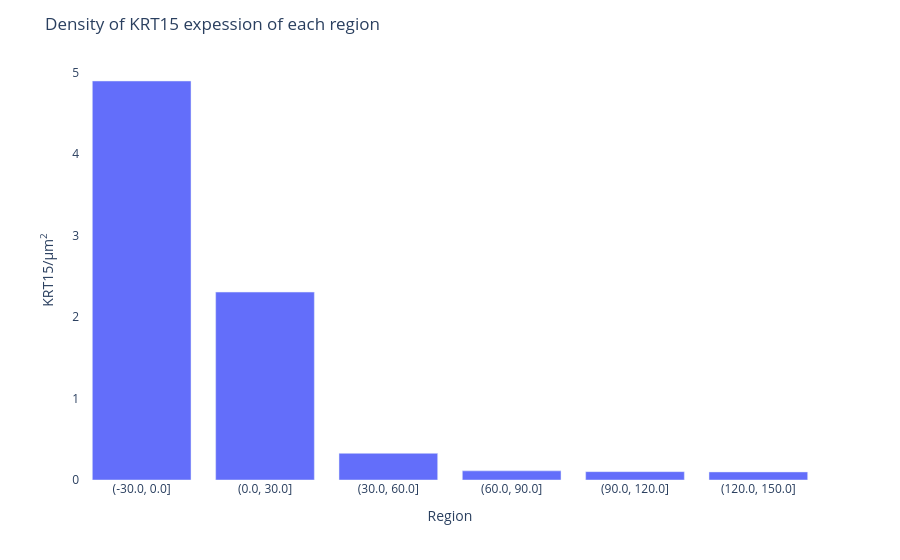
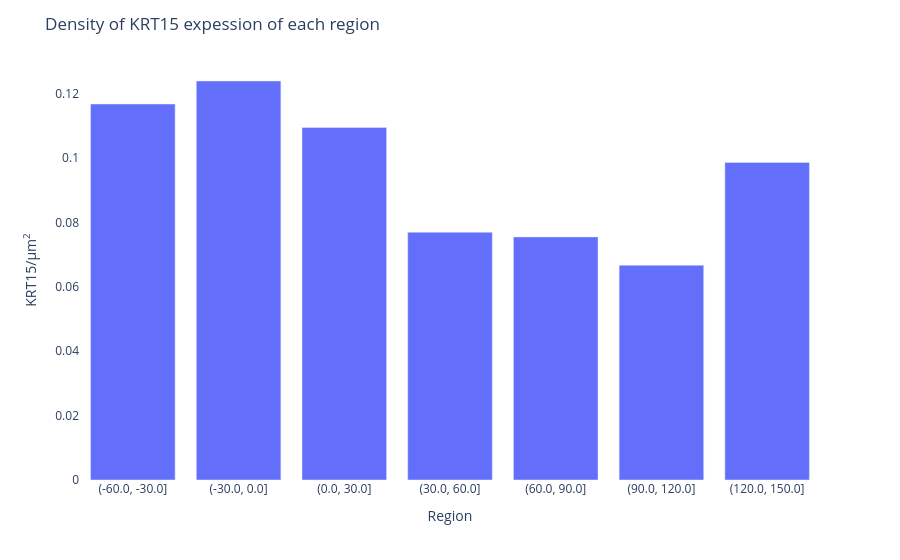

The code cell stored with these charts, in order, in its notebook:
### Markdown cell above
The expression of <i>KRT15</i> in the ROI is visibly different.

SKNY can quantify the distribution of gene expression per ROI.

### Code cell
sk.pl.distance_gene_plot(grid, "KRT15", x_range=[240, 320], y_range=[250, 330])  # ROI #1
#sk.pl.distance_gene_plot(grid, "KRT15", x_range=[380, 460], y_range=[25, 105])  # ROI #2
#sk.pl.distance_gene_plot(grid, "KRT15", x_range=[380, 460], y_range=[450, 530]) # ROI #3
#sk.pl.distance_gene_plot(grid, "KRT15", x_range=[620, 700], y_range=[200, 280]) # ROI #4
sk.pl.distance_gene_plot(grid, "KRT15", x_range=[320, 400], y_range=[120, 200])  # ROI #5

### Figure 1 — Plotly figure (JSON) as saved in the notebook; plotly's stock layout.template omitted (floating-point values rounded to 4 significant figures)
{"data": [{"hovertemplate": "index=%{x}<br>KRT15=%{y}<extra></extra>", "legendgroup": "", "marker": {"color": "#636efa", "pattern": {"shape": ""}}, "name": "", "orientation": "v", "showlegend": false, "textposition": "auto", "type": "bar", "x": ["(-30.0, 0.0]", "(0.0, 30.0]", "(30.0, 60.0]", "(60.0, 90.0]", "(90.0, 120.0]", "(120.0, 150.0]"], "xaxis": "x", "y": [4.9, 2.308, 0.327, 0.1124, 0.1028, 0.09898], "yaxis": "y"}], "layout": {"barmode": "relative", "legend": {"tracegroupgap": 0}, "margin": {"t": 60}, "plot_bgcolor": "white", "title": {"text": "Density of KRT15 expession of each region"}, "xaxis": {"anchor": "y", "domain": [0.0, 1.0], "title": {"text": "Region"}}, "yaxis": {"anchor": "x", "domain": [0.0, 1.0], "title": {"text": "KRT15/μm<sup>2</sup>"}}}}

### Figure 2 — Plotly figure (JSON) as saved in the notebook; plotly's stock layout.template omitted (floating-point values rounded to 4 significant figures)
{"data": [{"hovertemplate": "index=%{x}<br>KRT15=%{y}<extra></extra>", "legendgroup": "", "marker": {"color": "#636efa", "pattern": {"shape": ""}}, "name": "", "orientation": "v", "showlegend": false, "textposition": "auto", "type": "bar", "x": ["(-60.0, -30.0]", "(-30.0, 0.0]", "(0.0, 30.0]", "(30.0, 60.0]", "(60.0, 90.0]", "(90.0, 120.0]", "(120.0, 150.0]"], "xaxis": "x", "y": [0.1167, 0.1239, 0.1094, 0.07692, 0.07547, 0.06667, 0.09859], "yaxis": "y"}], "layout": {"barmode": "relative", "legend": {"tracegroupgap": 0}, "margin": {"t": 60}, "plot_bgcolor": "white", "title": {"text": "Density of KRT15 expession of each region"}, "xaxis": {"anchor": "y", "domain": [0.0, 1.0], "title": {"text": "Region"}}, "yaxis": {"anchor": "x", "domain": [0.0, 1.0], "title": {"text": "KRT15/μm<sup>2</sup>"}}}}
